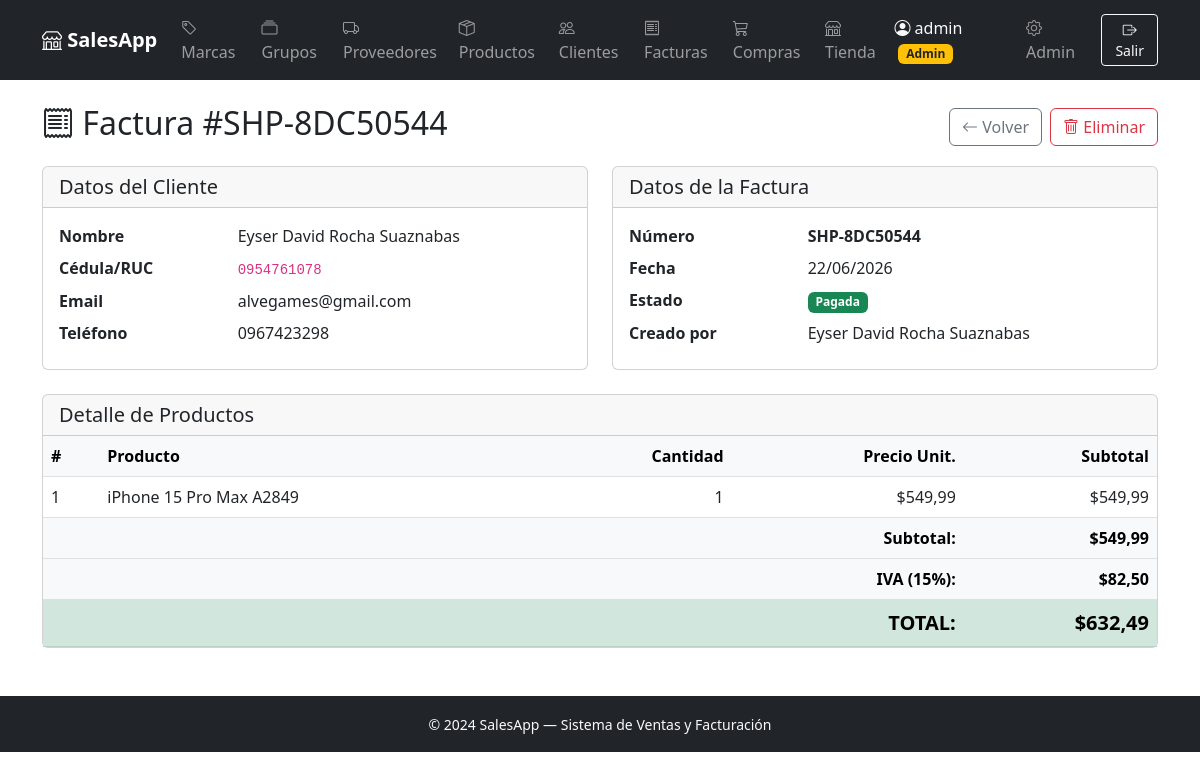
/invoices/2/ (signed in), run on the app's committed database.
### billing/models.py (models this page shows, shortened)
class Invoice(models.Model):
    STATUS_CHOICES = [
        ('pending', 'Pendiente'),
        ('paid', 'Pagada'),
        ('cancelled', 'Anulada'),
    ]
    number = models.CharField(max_length=20, unique=True, verbose_name='Número')
    customer = models.ForeignKey(
        Customer, on_delete=models.PROTECT, verbose_name='Cliente', related_name='invoices'
    )
    created_by = models.ForeignKey(
        User, on_delete=models.PROTECT, verbose_name='Creado por', null=True, blank=True
    )
    date = models.DateField(auto_now_add=True, verbose_name='Fecha')
    status = models.CharField(max_length=10, choices=STATUS_CHOICES, default='pending', verbose_name='Estado')
    subtotal = models.DecimalField(max_digits=12, decimal_places=2, default=Decimal('0.00'), verbose_name='Subtotal')
    iva = models.DecimalField(max_digits=12, decimal_places=2, default=Decimal('0.00'), verbose_name='IVA (15%)')
    total = models.DecimalField(max_digits=12, decimal_places=2, default=Decimal('0.00'), verbose_name='Total')
    class Meta:
        verbose_name = 'Factura'
        verbose_name_plural = 'Facturas'
        ordering = ['-date', '-id']

class Customer(models.Model):
    cedula = models.CharField(
        max_length=13,
        unique=True,
        verbose_name='Cédula/RUC',
        validators=[validate_cedula_ec],
    )
    first_name = models.CharField(max_length=100, verbose_name='Nombres')
    last_name = models.CharField(max_length=100, verbose_name='Apellidos')
    email = models.EmailField(blank=True, verbose_name='Email')
    phone = models.CharField(max_length=20, blank=True, verbose_name='Teléfono')
    address = models.TextField(blank=True, verbose_name='Dirección')
    class Meta:
        verbose_name = 'Cliente'
        verbose_name_plural = 'Clientes'
        ordering = ['last_name', 'first_name']
    def get_full_name(self):
        return f'{self.first_name} {self.last_name}'

class InvoiceDetail(models.Model):
    invoice = models.ForeignKey(
        Invoice, on_delete=models.CASCADE, related_name='details', verbose_name='Factura'
    )
    product = models.ForeignKey(Product, on_delete=models.PROTECT, verbose_name='Producto')
    quantity = models.PositiveIntegerField(default=1, verbose_name='Cantidad')
    unit_price = models.DecimalField(max_digits=10, decimal_places=2, verbose_name='Precio unitario')
    subtotal = models.DecimalField(max_digits=12, decimal_places=2, verbose_name='Subtotal', editable=False, default=Decimal('0.00'))
    class Meta:
        verbose_name = 'Detalle de Factura'
        verbose_name_plural = 'Detalles de Factura'

class Product(models.Model):
    name = models.CharField(max_length=200, verbose_name='Nombre')
    code = models.CharField(max_length=50, unique=True, verbose_name='Código')
    description = models.TextField(blank=True, verbose_name='Descripción')
    price = models.DecimalField(max_digits=10, decimal_places=2, verbose_name='Precio')
    stock = models.PositiveIntegerField(default=0, verbose_name='Stock')
    image = models.ImageField(
        upload_to='products/',
        blank=True,
        null=True,
        verbose_name='Imagen',
    )
    brand = models.ForeignKey(Brand, on_delete=models.PROTECT, verbose_name='Marca')
    group = models.ForeignKey(ProductGroup, on_delete=models.PROTECT, verbose_name='Grupo')
    suppliers = models.ManyToManyField(Supplier, blank=True, verbose_name='Proveedores')
    class Meta:
        verbose_name = 'Producto'
        verbose_name_plural = 'Productos'
        ordering = ['name']

### billing/views.py (the view)
# urls.py: path('invoices/<int:pk>/', views.invoice_detail, name='invoice_detail'),
@login_required
@staff_required
def invoice_detail(request, pk):
    invoice = get_object_or_404(
        Invoice.objects.select_related('customer', 'created_by').prefetch_related('details__product'),
        pk=pk,
    )
    return render(request, 'billing/invoice_detail.html', {'invoice': invoice})

### billing/context_processors.py (called while the page is built)
def cart_count(request):
    cart = request.session.get('cart', {})
    return {'cart_count': sum(v['qty'] for v in cart.values())}

### billing/views.py (called while the page is built)
def staff_required(view_func):
    @wraps(view_func)
    def wrapper(request, *args, **kwargs):
        if not request.user.is_staff:
            messages.error(request, 'Solo el personal autorizado puede acceder a esa sección.')
            return redirect('billing:shop_catalog')
        return view_func(request, *args, **kwargs)
    return wrapper

### billing/templates/billing/invoice_detail.html (shortened to what this page needs)
{% extends "billing/base.html" %}
{% block content %}
<div class="d-flex justify-content-between align-items-center mb-3">
  <h2><i class="bi bi-receipt"></i> Factura #{{ invoice.number }}</h2>
  <div class="d-flex gap-2">
    <a href="{% url 'billing:invoice_list' %}" class="btn btn-outline-secondary">
      <i class="bi bi-arrow-left"></i> Volver
    </a>
    <a href="{% url 'billing:invoice_delete' invoice.pk %}" class="btn btn-outline-danger">
      <i class="bi bi-trash"></i> Eliminar
    </a>
  </div>
</div>
<div class="row g-4 mb-4">
  <div class="col-md-6">
    <div class="card">
      <div class="card-header"><h5 class="mb-0">Datos del Cliente</h5></div>
      <div class="card-body">
        <dl class="row mb-0">
          <dt class="col-sm-4">Nombre</dt>
          <dd class="col-sm-8">{{ invoice.customer.get_full_name }}</dd>
          <dt class="col-sm-4">Cédula/RUC</dt>
          <dd class="col-sm-8"><code>{{ invoice.customer.cedula }}</code></dd>
          <dt class="col-sm-4">Email</dt>
          <dd class="col-sm-8">{{ invoice.customer.email|default:"—" }}</dd>
          <dt class="col-sm-4">Teléfono</dt>
          <dd class="col-sm-8">{{ invoice.customer.phone|default:"—" }}</dd>
        </dl>
      </div>
    </div>
  </div>
  <div class="col-md-6">
    <div class="card">
      <div class="card-header"><h5 class="mb-0">Datos de la Factura</h5></div>
      <div class="card-body">
        <dl class="row mb-0">
          <dt class="col-sm-4">Número</dt>
          <dd class="col-sm-8"><strong>{{ invoice.number }}</strong></dd>
          <dt class="col-sm-4">Fecha</dt>
          <dd class="col-sm-8">{{ invoice.date|date:"d/m/Y" }}</dd>
          <dt class="col-sm-4">Estado</dt>
          <dd class="col-sm-8">
            {% if invoice.status == 'paid' %}
              <span class="badge bg-success">Pagada</span>
            {% elif invoice.status == 'pending' %}
              <span class="badge bg-warning text-dark">Pendiente</span>
            {% else %}
              <span class="badge bg-danger">Anulada</span>
            {% endif %}
          </dd>
          <dt class="col-sm-4">Creado por</dt>
          <dd class="col-sm-8">{{ invoice.created_by.get_full_name|default:invoice.created_by.username|default:"—" }}</dd>
        </dl>
      </div>
    </div>
  </div>
</div>
<div class="card">
  <div class="card-header"><h5 class="mb-0">Detalle de Productos</h5></div>
  <div class="card-body p-0">
    <table class="table mb-0">
      <thead class="table-light">
        <tr>
          <th>#</th>
          <th>Producto</th>
          <th class="text-end">Cantidad</th>
          <th class="text-end">Precio Unit.</th>
          <th class="text-end">Subtotal</th>
        </tr>
      </thead>
      <tbody>
        {% for detail in invoice.details.all %}
        <tr>
          <td>{{ forloop.counter }}</td>
          <td>{{ detail.product.name }}</td>
          <td class="text-end">{{ detail.quantity }}</td>
          <td class="text-end">${{ detail.unit_price }}</td>
          <td class="text-end">${{ detail.subtotal }}</td>
        </tr>
        {% empty %}
        <tr><td colspan="5" class="text-center text-muted py-3">Sin detalles.</td></tr>
        {% endfor %}
      </tbody>
      <tfoot class="table-light fw-bold">
        <tr>
          <td colspan="4" class="text-end">Subtotal:</td>
          <td class="text-end">${{ invoice.subtotal }}</td>
        </tr>
        <tr>
          <td colspan="4" class="text-end">IVA (15%):</td>
          <td class="text-end">${{ invoice.iva }}</td>
        </tr>
        <tr class="table-success">
          <td colspan="4" class="text-end fs-5">TOTAL:</td>
          <td class="text-end fs-5">${{ invoice.total }}</td>
        </tr>
      </tfoot>
    </table>
  </div>
</div>
{% endblock %}

### billing/templates/billing/base.html (shortened to what this page needs)
<!DOCTYPE html>
<html lang="es">
<head>
  <link href="https://cdn.jsdelivr.net/npm/bootstrap@5.3.0/dist/css/bootstrap.min.css" rel="stylesheet">
  <link href="https://cdn.jsdelivr.net/npm/bootstrap-icons@1.11.0/font/bootstrap-icons.css" rel="stylesheet">
</head>
<body>
<nav class="navbar navbar-expand-lg navbar-dark bg-dark">
  <div class="container">
    <a class="navbar-brand fw-bold" href="{% if user.is_staff %}{% url 'billing:home' %}{% else %}{% url 'billing:shop_catalog' %}{% endif %}">
      <i class="bi bi-shop"></i> SalesApp
    </a>
    <div class="collapse navbar-collapse" id="navMenu">
      {% if user.is_authenticated %}
      {% if user.is_staff %}
      <ul class="navbar-nav me-auto">
        <li class="nav-item">
          <a class="nav-link" href="{% url 'billing:brand_list' %}"><i class="bi bi-tag"></i> Marcas</a>
        </li>
        <li class="nav-item">
          <a class="nav-link" href="{% url 'billing:productgroup_list' %}"><i class="bi bi-collection"></i> Grupos</a>
        </li>
        <li class="nav-item">
          <a class="nav-link" href="{% url 'billing:supplier_list' %}"><i class="bi bi-truck"></i> Proveedores</a>
        </li>
        <li class="nav-item">
          <a class="nav-link" href="{% url 'billing:product_list' %}"><i class="bi bi-box-seam"></i> Productos</a>
        </li>
        <li class="nav-item">
          <a class="nav-link" href="{% url 'billing:customer_list' %}"><i class="bi bi-people"></i> Clientes</a>
        </li>
        <li class="nav-item">
          <a class="nav-link" href="{% url 'billing:invoice_list' %}"><i class="bi bi-receipt"></i> Facturas</a>
        </li>
        <li class="nav-item">
          <a class="nav-link" href="{% url 'purchasing:purchase_list' %}"><i class="bi bi-cart3"></i> Compras</a>
        </li>
        <li class="nav-item">
          <a class="nav-link" href="{% url 'billing:shop_catalog' %}"><i class="bi bi-shop"></i> Tienda</a>
        </li>
      </ul>
      {% endif %}
      <ul class="navbar-nav ms-auto align-items-center">
        <li class="nav-item me-2">
          <span class="navbar-text text-light">
            <i class="bi bi-person-circle"></i> {{ user.get_full_name|default:user.username }}
            {% if user.is_staff %}<span class="badge bg-warning text-dark ms-1">Admin</span>{% endif %}
          </span>
        </li>
        {% if user.is_staff %}
        <li class="nav-item me-2">
          <a class="nav-link" href="/admin/"><i class="bi bi-gear"></i> Admin</a>
        </li>
        {% endif %}
        <li class="nav-item">
          <form method="post" action="{% url 'logout' %}" class="d-inline">
            <button type="submit" class="btn btn-outline-light btn-sm">
              <i class="bi bi-box-arrow-right"></i> Salir
            </button>
          </form>
        </li>
      </ul>
      {% endif %}
    </div>
  </div>
</nav>
<div class="container mt-4">
  {% block content %}{% endblock %}
</div>
<footer class="bg-dark text-light text-center py-3 mt-5">
  <small>&copy; 2024 SalesApp &mdash; Sistema de Ventas y Facturación</small>
</footer>
</body>
</html>

### data on the page
Invoice: number "SHP-8DC50544", customer.get_full_name "Eyser David Rocha Suaznabas", customer.cedula "0954761078", customer.email "alvegames@gmail.com", customer.phone "0967423298", date "22/06/2026", created_by.get_full_name "Eyser David Rocha Suaznabas", subtotal "549,99", iva "82,50", total "632,49"
InvoiceDetail: product.name "iPhone 15 Pro Max A2849", quantity "1", unit_price "549,99", subtotal "549,99"

### other printed values
{{ user.get_full_name|default:user.username }} "admin"
